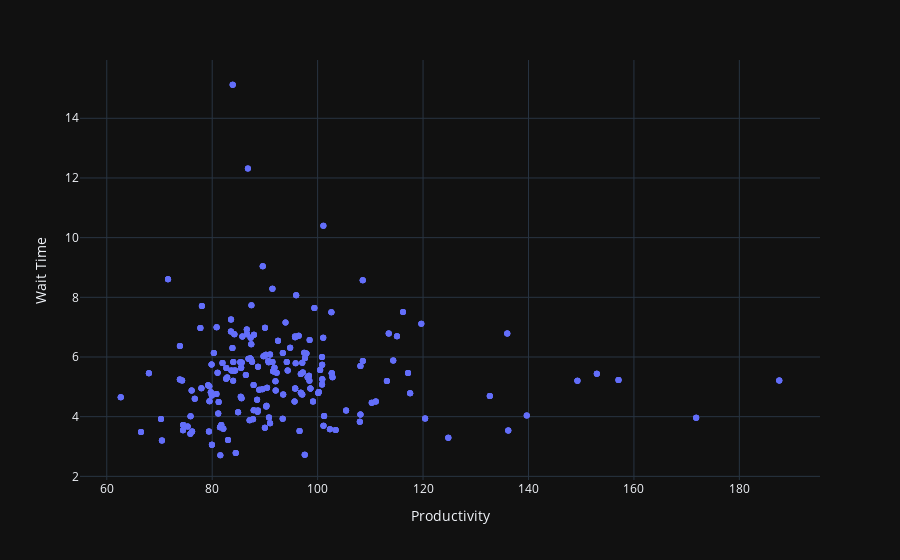

Notebook code cell kept with this figure:
### Code cell
plotly.plot(dframe, "scatter", x="Productivity", y="Wait Time")

### Figure 1 — Plotly figure (JSON) as saved in the notebook; plotly's stock layout.template omitted (floating-point values rounded to 4 significant figures; data arrays with more than 128 entries replaced by an {"elided": "..."} marker saying what was removed)
{"data": [{"hovertemplate": "Productivity=%{x}<br>Wait Time=%{y}<extra></extra>", "legendgroup": "", "marker": {"color": "#636efa", "symbol": "circle"}, "mode": "markers", "name": "", "orientation": "v", "showlegend": false, "x": {"elided": "720 float values"}, "xaxis": "x", "y": {"elided": "720 float values"}, "yaxis": "y", "type": "scatter"}], "layout": {"xaxis": {"anchor": "y", "domain": [0.0, 1.0], "title": {"text": "Productivity"}}, "yaxis": {"anchor": "x", "domain": [0.0, 1.0], "title": {"text": "Wait Time"}}, "legend": {"tracegroupgap": 0}, "margin": {"t": 60}}}
